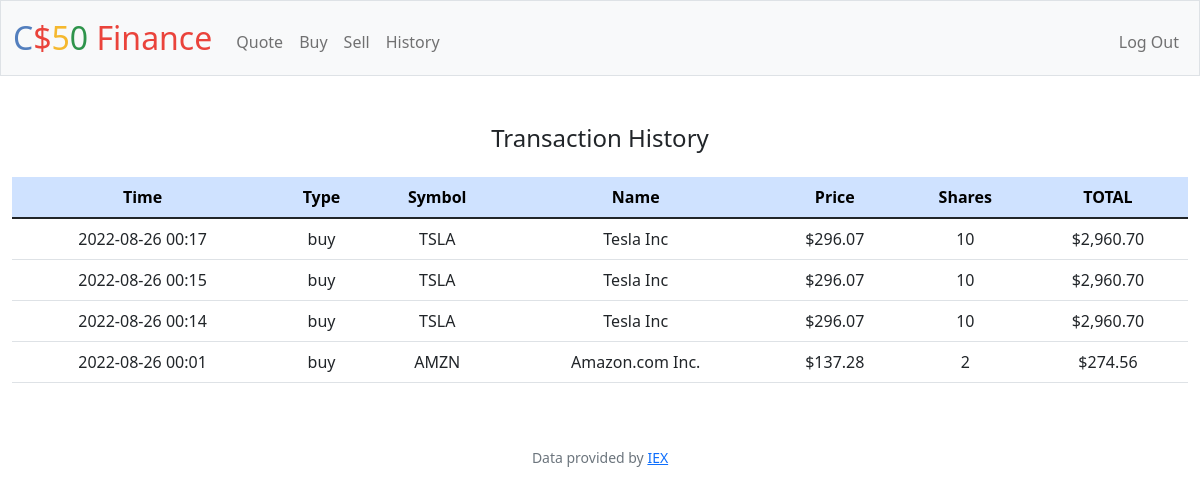
Screenshot of /history (signed in) with the database file from the repository.
### tables this page shows
CREATE TABLE transactions (user_id INTEGER, type TEXT NOT NULL, symbol TEXT NOT NULL, name TEXT NOT NULL, price NUMERIC, shares INTEGER NOT NULL, time NUMERIC NOT NULL, FOREIGN KEY(user_id) REFERENCES users(id));

### app.py (the view)
@app.route("/history")
@login_required
def history():
    user_id = session["user_id"]
    history = db.execute("SELECT * FROM transactions WHERE user_id = ? ORDER BY time DESC", user_id)
    return render_template("history.html", history=history)

### app.py (called while the page is built)
@app.after_request
def after_request(response):
    response.headers["Cache-Control"] = "no-cache, no-store, must-revalidate"
    response.headers["Expires"] = 0
    response.headers["Pragma"] = "no-cache"
    return response

### helpers.py (called while the page is built)
def login_required(f):
    @wraps(f)
    def decorated_function(*args, **kwargs):
        if session.get("user_id") is None:
            return redirect("/login")
        return f(*args, **kwargs)
    return decorated_function

def usd(value):
    return f"${value:,.2f}"

### templates/history.html (shortened to what this page needs)
{% extends "layout.html" %}
{% block main %}
    <h4 class="mb-4">Transaction History</h4>
    <table class="table table-hover mt-3">
        <thead>
            <tr class="table-primary">
                <th scope="col">Time</th>
                <th scope="col">Type</th>
                <th scope="col">Symbol</th>
                <th scope="col">Name</th>
                <th scope="col">Price</th>
                <th scope="col">Shares</th>
                <th scope="col">TOTAL</th>
            </tr>
        </thead>
        <tbody>
            {% for transaction in history %}
                <tr>
                    <td>{{ transaction.time }}</td>
                    <td>{{ transaction.type }}</td>
                    <td>{{ transaction.symbol }}</td>
                    <td>{{ transaction.name }}</td>
                    <td>{{ transaction.price | usd }}</td>
                    <td>{{ transaction.shares }}</td>
                    <td>{{ (transaction.price * transaction.shares) | usd }}</td>
                </tr>
            {% endfor %}
        </tbody>
    </table>
{% endblock %}

### rows the page displays
transactions: (transaction.price*transaction.shares)|usd "$2,960.70"
transactions: (transaction.price*transaction.shares)|usd "$2,960.70"
transactions: (transaction.price*transaction.shares)|usd "$2,960.70"
transactions: (transaction.price*transaction.shares)|usd "$274.56"
